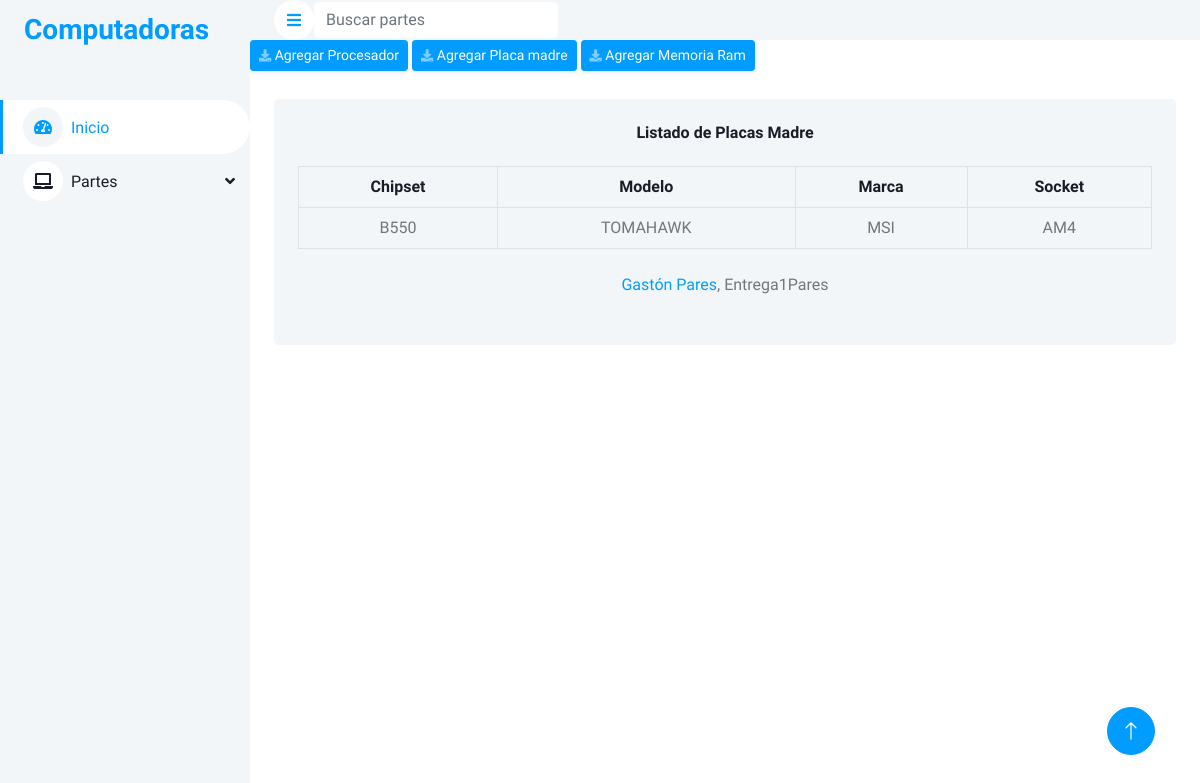
Page /part/motherboards on the earlier database version.
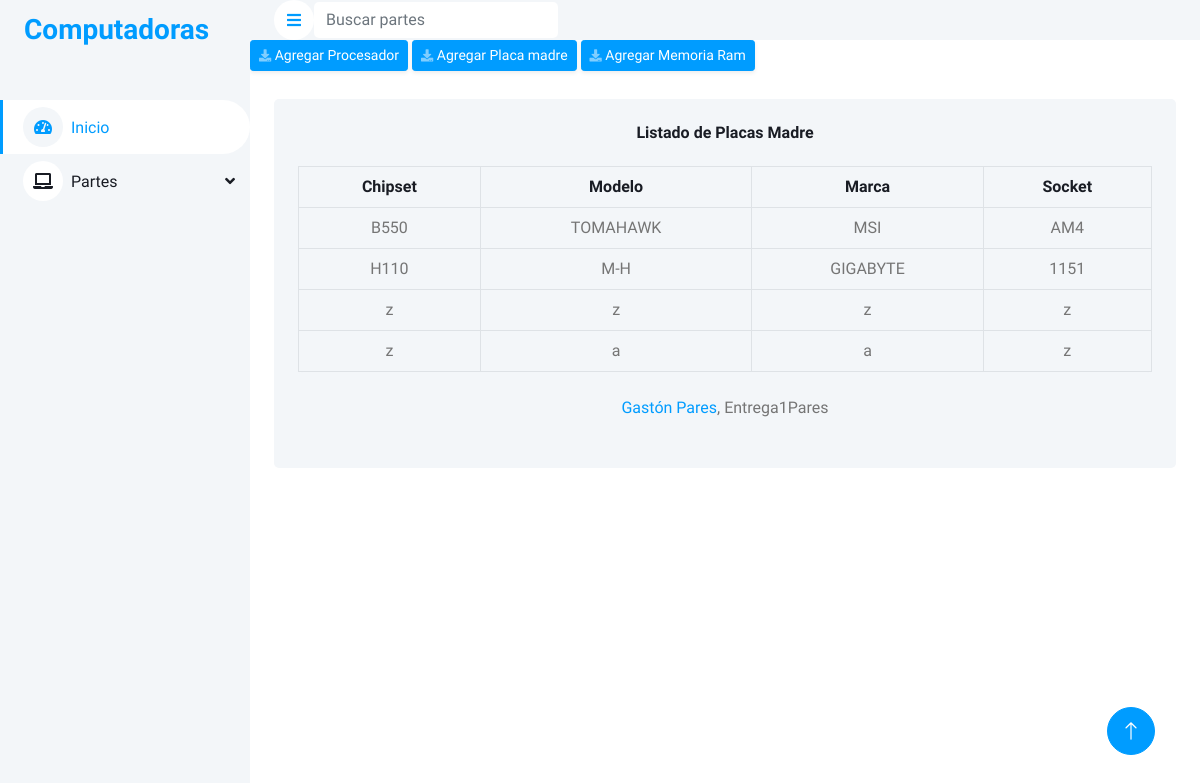
Same page on the later database version.
### part/models.py (models this page shows)
class Motherboard(models.Model):
    model = models.CharField(max_length=20)
    brand = models.CharField(max_length=20)
    chipset = models.CharField(max_length=20)
    socket = models.CharField(max_length=20)

### part/views.py (the view)
# urls.py: path("motherboards", view=views.motherboards, name="motherboard-list"),
def motherboards(request):
    return render(
        request=request,
        context={"motherboards": Motherboard.objects.all()},
        template_name="part/motherboard_list.html",
    )

### part/templates/part/motherboard_list.html (shortened to what this page needs)
{% extends "home/index.html" %}
{% load static %}
{% block table_html %}
 <div class="container-fluid pt-4 px-4">
    <div class="bg-light text-center rounded p-4">
        <div class="align-items-center justify-content-between mb-1">
            <h6 class="mb-4">Listado de Placas Madre</h6>
        </div>
        <div class="table-responsive">
            <table class="table align-middle table-bordered table-hover mb-0">
                <thead>
                    <tr class="text-dark">
                        <th scope="col">Chipset</th>
                        <th scope="col">Modelo</th>
                        <th scope="col">Marca</th>
                        <th scope="col">Socket</th>
                    </tr>
                </thead>
                <tbody>
                    {% for motherboard in motherboards %}
                    <tr>
                        <td>{{ motherboard.chipset }}</td>
                        <td>{{ motherboard.model }}</td>
                        <td>{{ motherboard.brand }}</td>
                        <td>{{ motherboard.socket }}</td>
                        {% endfor %}
                    </tr>
                </tbody>
            </table>
            {% endblock %}

### home/templates/home/index.html (shortened to what this page needs)
<!DOCTYPE html>
<html lang="en">
<head>
    {% load static %}
    {% load compress %}
    <link href="https://cdnjs.cloudflare.com/ajax/libs/font-awesome/5.10.0/css/all.min.css" rel="stylesheet">
    <link href="https://cdn.jsdelivr.net/npm/bootstrap-icons@1.4.1/font/bootstrap-icons.css" rel="stylesheet">
    <link href="{% static 'home/lib/owlcarousel/assets/owl.carousel.min.css' %}" rel="stylesheet">
    <link href="{% static 'home/lib/tempusdominus/css/tempusdominus-bootstrap-4.min.css' %}" rel="stylesheet" />
    <link href="{% static 'home/css/bootstrap.min.css' %}" rel="stylesheet">
    <link href="{% static 'home/css/style.css' %}" rel="stylesheet">
</head>
<body>
    <div class="container-xxl position-relative bg-white p-0">
        <div class="container-xxl position-relative bg-white p-0">
            <div class="sidebar">
                <nav class="navbar  bg-light navbar-light">
                    <a href="{% url 'home:index' %}" class="navbar-brand mx-4 mb-3">
                        <h3 class="text-primary">Computadoras</h3>
                    </a>
                    <div class="navbar-nav w-100">
                        <a href="{% url 'home:index' %}" class="nav-item nav-link active"><i class="fa fa-tachometer-alt me-2"></i>Inicio</a>
                        <div class="nav-item dropdown">
                            <a href="#" class="nav-link dropdown-toggle" data-bs-toggle="dropdown"><i class="fa fa-laptop me-2"></i>Partes</a>
                        </div>
                    </div>
                </nav>
            </div>
            <div class="content">
                <nav class="navbar navbar-expand bg-light navbar-light sticky-top px-4 py-0">
                    <a href="#" class="sidebar-toggler flex-shrink-0">
                        <i class="fa fa-bars"></i>
                    </a>
                    <form action="{% url 'home:search' %}" method="GET">
                        <div>
                            <input name="search_param" class="form-control border-0" type="text" placeholder="Buscar partes" id="course_code_or_name"
                            >
                        </div>
                    </form>
                </nav>
                <div class="align-items-center justify-content-between mb-1">
                    <a href="{% url 'part:cpu-add'  %}" class="d-none d-sm-inline-block btn btn-sm btn-primary shadow-sm"><i
                        class="fas fa-download fa-sm text-white-50"></i> Agregar Procesador</a>
                    <a href="{% url 'part:motherboard-add'  %}" class="d-none d-sm-inline-block btn btn-sm btn-primary shadow-sm"><i
                        class="fas fa-download fa-sm text-white-50"></i> Agregar Placa madre</a>
                    <a href="{% url 'part:rammemory-add'  %}" class="d-none d-sm-inline-block btn btn-sm btn-primary shadow-sm"><i
                        class="fas fa-download fa-sm text-white-50"></i> Agregar Memoria Ram</a>
                </div>
                {% block table_html %}
                {% endblock %}
                <div>
                    <div class="bg-light rounded-top p-4 ">
                            <div class="text-center ">
                             <a href="#">Gastón Pares</a>, Entrega1Pares
                            </div>
                        </div>
                    </div>
                </div>
            </div>
        </div>
        <a href="#" class="btn btn-lg btn-primary btn-lg-square back-to-top"><i class="bi bi-arrow-up"></i></a>
</body>
</html>

### home/static/home/css/style.css (style rules this page uses)
:root { --primary: #009CFF; --light: #F3F6F9; --dark: #191C24; }
.back-to-top { position: fixed; display: none; right: 45px; bottom: 45px; z-index: 99; }
.btn { transition: .5s; }
.btn.btn-primary { color: #FFFFFF; }
.btn-lg-square { width: 48px; height: 48px; }
.btn-square, .btn-sm-square, .btn-lg-square { padding: 0; display: inline-flex; align-items: center; justify-content: center; font-weight: normal; border-radius: 50px; }
.sidebar { position: fixed; top: 0; left: 0; bottom: 0; width: 250px; height: 100vh; overflow-y: auto; background: var(--light); transition: 3s; z-index: 999; }
.content { margin-left: 250px; min-height: 100vh; background: #FFFFFF; transition: 0.5s; }
@media (min-width: 992px) { .sidebar { margin-left: 0; } }
@media (min-width: 992px) { .content { width: calc(100% - 250px); } }
.sidebar .navbar .navbar-nav .nav-link { padding: 7px 20px; color: var(--dark); font-weight: 500; border-left: 3px solid var(--light); border-radius: 0 30px 30px 0; outline: none; }
.sidebar .navbar .navbar-nav .nav-link:hover, .sidebar .navbar .navbar-nav .nav-link.active { color: var(--primary); background: #FFFFFF; border-color: var(--primary); }
.sidebar .navbar .navbar-nav .nav-link i { width: 40px; height: 40px; display: inline-flex; align-items: center; justify-content: center; background: #FFFFFF; border-radius: 40px; }
.sidebar .navbar .navbar-nav .nav-link:hover i, .sidebar .navbar .navbar-nav .nav-link.active i { background: var(--light); }
.sidebar .navbar .dropdown-toggle::after { position: absolute; top: 15px; right: 15px; border: none; content: "\f107"; font-family: "Font Awesome 5 Free"; font-weight: 900; transition: .5s; }
.content .navbar .sidebar-toggler, .content .navbar .navbar-nav .nav-link i { width: 40px; height: 40px; display: inline-flex; align-items: center; justify-content: center; background: #FFFFFF; border-radius: 40px; }

Differences in the rows shown:
added Motherboard: chipset "H110", model "M-H", brand "GIGABYTE", socket "1151"
added Motherboard: chipset "z", model "z", brand "z", socket "z"
added Motherboard: chipset "z", model "a", brand "a", socket "z"
